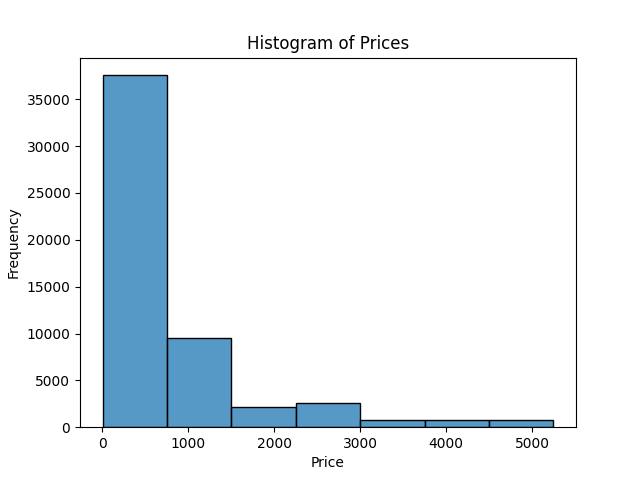

Write Python code to recreate this figure.
import matplotlib.pyplot as plt
import seaborn as sns

def visualize(df):
    sns.histplot(df['price'], bins=7, kde=False)
    plt.xlabel('Price')
    plt.ylabel('Frequency')
    plt.title('Histogram of Prices')
    plt.savefig('vis.png')